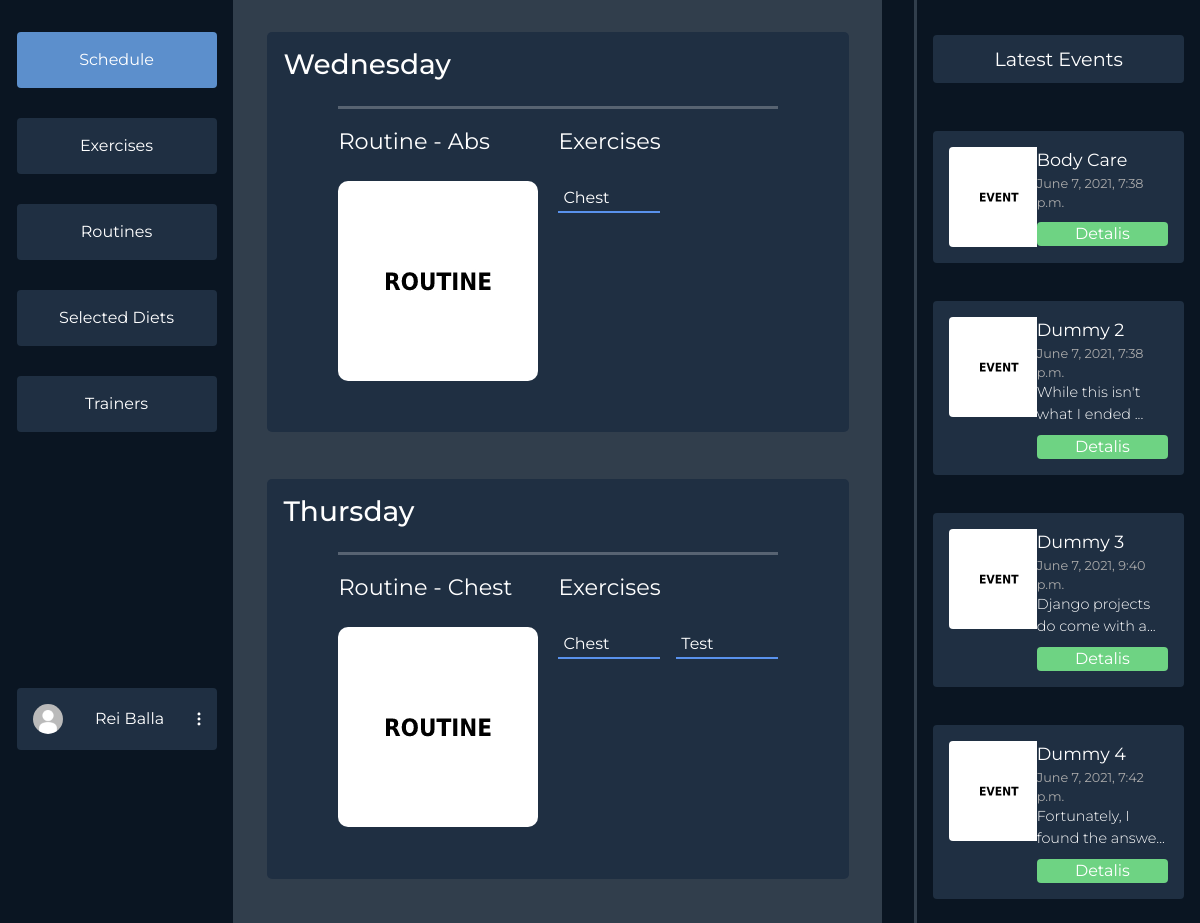
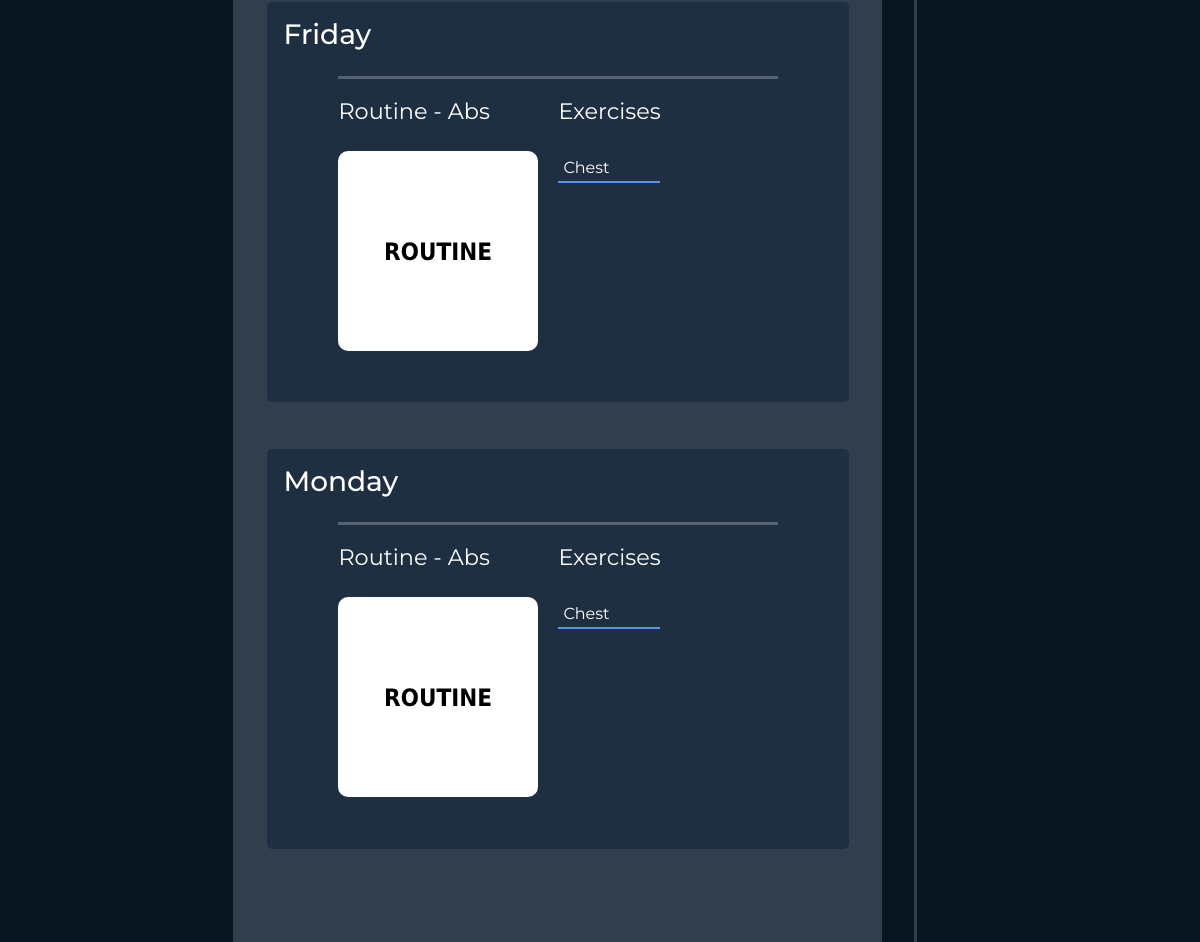
The page /dashboard/schedule/ (signed in) on the database its author committed (2 pictures, top to bottom).
### users/models.py (models this page shows, shortened)
class Profile(models.Model):
    user = models.OneToOneField(User, on_delete=models.CASCADE)
    profile_photo = models.ImageField(
        upload_to='media/profiles/', default='profiles/default.jpg')
    height = models.FloatField(default=170.0)
    weight = models.FloatField(default=60.0)
    weight_goal = models.FloatField(default=70.0)
    GENDER_CHOICES = (('F', 'Female'), ('M', 'Male'), ('O', 'Other'))
    gender = models.CharField(
        max_length=9, choices=GENDER_CHOICES, default=GENDER_CHOICES[0])
    FREQUENCY = (
        ('3x', '3 Times a Week'),
        ('4x', '4 Times a Week'),
        ('5x', '5 Times a Week'),
        ('6x', '6 Times a Week'),
    )
    week_frequency = models.CharField(
        max_length=20, choices=FREQUENCY, default=FREQUENCY[0])
    profile_complete = models.BooleanField(default=False)
    selected_diets = models.ManyToManyField(DietPlan, blank=True)
    age = models.IntegerField(null=True)

### dashboards/models.py (models this page shows, shortened)
class Routine(models.Model):
    owner = models.ForeignKey(User, on_delete=CASCADE,
                              related_name='%(class)s_username', null=True)
    title = models.CharField(max_length=60, blank=True)
    selected_by = models.ManyToManyField(User)
    desc = models.TextField(blank=True)
    thumbnail = models.ImageField(
        upload_to='routines/', default='routines/default.jpg')
    exercises = models.ManyToManyField(Exercise)
    days = models.CharField(max_length=60, blank=True)
    def __str__(self):
        return f"Routine - {self.title}"

class Exercise(models.Model):
    owner = models.ForeignKey(User, on_delete=CASCADE,
                              related_name='%(class)s_username', null=True)
    selected_by = models.ManyToManyField(User)
    title = models.CharField(max_length=60, blank=True)
    reps = models.IntegerField(default=3, blank=True)
    desc = models.TextField(blank=True)
    link = models.CharField(max_length=300, blank=True)

class Event(models.Model):
    title = models.CharField(max_length=60, blank=True)
    date = models.DateTimeField(default=datetime.now(), blank=True)
    desc = models.TextField(blank=True)
    thumbnail = models.ImageField(
        upload_to='events/', default='events/default.jpg')

### dashboards/user_views.py (the view)
# urls.py: path('schedule/', user_views.schedule, name='userdashboard-schedule'),
@login_required(login_url='login')
def schedule(request):
    events = Event.objects.all()[:4]
    WEEK_DAYS = ["Monday", "Tuesday", "Wednesday",
                 "Thursday", "Friday", "Saturday", "Sunday"]
    week_num = datetime.today().date().weekday()
    WEEK_DAYS = WEEK_DAYS[week_num:] + WEEK_DAYS[:week_num]
    DISPLAY_WEEK_DAYS = ['Today'] + WEEK_DAYS[1:]
    routines = list(Routine.objects.filter(
        selected_by__username=request.user.username))
    context = {'options': SCHEDULE_NAV,
               'events': events, 'routines': routines}
    day_dict = None
    compare = Routine()
    if routines:
        day_dict = {}
        for day in WEEK_DAYS:
            daily_routines = []
            for r in routines:
                if day in r.days:
                    daily_routines.append(r)
            day_dict[day] = daily_routines
    if day_dict:
        context['day_dict'] = zip(day_dict.items(), DISPLAY_WEEK_DAYS)
    return render(request, 'dashboards/user/schedule.html', context)

### dashboards/templates/dashboards/user/schedule.html
{% extends 'dashboards/user/dashboard.html' %}
{% load static %}
{% load util %}
{% block styles %}
<link rel="stylesheet" href="{% static 'css/dashboards/schedule.css' %}">
{% endblock styles %}
{% block middle %}
<div class="days">
    {% if day_dict %}
        {% for routines, day in day_dict %}
            {% if routines.1 %}
            <div class="day-card">
                <h3>{{day}}</h3>
                <div class="routines">
                    {% for routine in routines.1 %}
                    <div class="routine-container">
                        <hr id="line" />
                        <div class="routine">
                            <div class="routine-header">
                                <div class="routine-title">{{routine}}</div>
                                <div class="left"><img id="thumb" src="{{routine.thumbnail.url}}"></div>
                            </div>
                            <div class="routine-exercises">
                                <div class="routine-title">
                                    Exercises
                                </div>
                                <div class="exercise-grid">
                                    {% for exercise in routine.exercises.all %}
                                        <a href="" class="exlink">{{exercise.title}}</a>
                                    {% endfor %}
                                </div>
                            </div>
                        </div>
                    </div>
                    {% endfor %}
                </div>
            </div>
            {% endif %}
        {% endfor %}
    {% else %}
        <div class="h3 container w-50 m-auto">
        <span>Your schedule is empty!</span>
        <span>Add some routines to get started.</span>
        </div>
    {% endif %}
</div>
{% endblock middle %}

### dashboards/templates/dashboards/user/dashboard.html (shortened to what this page needs)
{% load static %}
<html>
  <head>
    <link href="https://cdn.jsdelivr.net/npm/bootstrap@5.0.1/dist/css/bootstrap.min.css" rel="stylesheet">
    <link rel="stylesheet" href="{% static 'css/dashboards/main.css' %}">
    <link rel="stylesheet" href="https://cdn.jsdelivr.net/npm/bootstrap-select@1.13.14/dist/css/bootstrap-select.min.css">
    {% block styles %}
    {% endblock styles %}
  </head>
  <body>
  {% block content %}
  {% if user.is_authenticated %}
  <div class="mycontainer">
    <div class="navigation">
      <div class="nav-col">
        <div class="options">
          {% for key, item in options.items %}
            {% if item.isActive %}
            <a class="option-active" href="/dashboard/{{item.url}}">{{ item.name }}</a>
            {% else %}
            <a class="option" href="/dashboard/{{item.url}}">{{ item.name }}</a>
            {% endif %}
          {% endfor %}
        </div>
        <div class="profile-wrapper">
          <div class="user-btn">
            <div class="profile-pic"><img src="{{ user.profile.profile_photo.url }}" alt=""></div>
            {% if user.first_name %}
            <span>{{user.get_full_name}}</span>
            {% else %}
            <span>{{user.username}}</span>
            {% endif %}
            <div class="three-dot"><img src="{% static 'svg/3dots.svg' %}" alt=""></div>
          </div>
        </div>
      </div>
      <div class="divider"></div>
    </div>
    <div class="middle">
    {% block middle %}
    {% endblock middle %}
    </div>
    <div class="events-section">
      <div class="divider"></div>
      <div class="events">
        <div class="latest">
          Latest Events
        </div>
        <div class="items overflow-auto">
        {% for item in events %}
          <div class="event-item">
            <div class="event-item-left">
              <div class="event-thumb"><img src="{{item.thumbnail.url}}"></div>
            </div>
            <div class="event-item-right">
              <div class="title">{{item.title}}</div>
              <div class="date">{{item.date}}</div>
              {% if item.desc|length > 30 %}
                <div class="desc">{{item.desc|slice:":30"}}...</div>
              {% else %}
                <div class="desc">{{item.desc}}</div>
              {% endif %}
              <div class="details">Detalis</div>
            </div>
          </div>
        {% endfor %}
        </div>
      </div>
    </div>
  </div>
  {% endif %}
  {% endblock content %}
  </body>
<html>

### static/css/dashboards/main.css (style rules this page uses)
* { margin: 0; font-family: "Montserrat", sans-serif; overflow: hidden; }
body { background-color: #0a1522; }
.mycontainer { display: flex; flex-direction: row; justify-content: space-between; }
.navigation { width: 20vw; }
.nav-col { display: flex; flex-direction: column; align-items: flex-end; margin: 1em; }
.options { margin-left: 7em; display: flex; flex-direction: column; justify-content: space-between; margin-top: 1em; height: 400px; }
.option { background-color: #1f2f42; color: #fff; padding: 1em; padding-right: 1em; padding-left: 1em; width: 200px; text-align: center; border-radius: 4px; }
a { text-decoration: none; }
.option-active { background-color: #5c8fcc; color: #fff; padding: 1em; padding-right: 1em; padding-left: 1em; width: 200px; text-align: center; border-radius: 4px; }
.user-btn { background-color: #1f2f42; color: #fff; padding: 1em; padding-right: 1em; padding-left: 1em; width: 200px; text-align: center; border-radius: 4px; margin-top: 16em; display: flex; flex-direction: row; align-items: center; justify-content: space-between; }
.profile-pic img { height: 30px; border-radius: 50%; width: auto; }
.navigation { display: flex; flex-direction: row; }
.divider { background-color: #313e4c; width: 4px; height: 100vh; margin: 0; padding: 0; z-index: 10; }
.middle { margin-right: 2em; width: 55vw; background-color: #313e4c; }
.events-section { margin-right: 1em; width: 23vw; display: flex; flex-direction: row; }
.event-thumb img { width: 100px; height: auto; border-radius: 4px; }
.latest { margin-top: 1em; background-color: #1f2f42; color: white; border-radius: 4px; padding: 0.5em 1em 0.5em 1em; text-align: center; font-size: 1.2em; }
.events { margin-top: 1em; margin-left: 1em; display: flex; flex-direction: column; color: white; width: 100%; }
.items { height: 200px; max-height: 800px; margin-top: 2em; display: flex; flex-direction: column; justify-content: space-between; height: 100%; }
.event-item { background-color: #1f2f42; border-radius: 4px; padding: 1em; display: flex; flex-direction: row; margin: 1em 0 1em 0; }
.event-item-left { width: 40%; }
.event-item-right { width: 60%; }
.event-item-right .title { font-size: 1.1em; }
.event-item-right .date { font-size: 0.8em; color: rgb(170, 170, 170); }
.event-item-right .desc { font-weight: 300; font-size: 0.9em; }
.event-item-right .details { margin-top: 10px; background-color: #6ed383; border-radius: 4px; text-align: center; }

### static/css/dashboards/schedule.css (style rules this page uses)
.days { margin-top: 2em; display: flex; flex-direction: column; overflow-y: auto; height: 95vh; color: white; justify-content: space-between; }
.day-card { width: 90%; align-self: center; min-height: 400px; max-height: 400px; margin-bottom: 2em; padding: 1em; background-color: #1f2f42; border-radius: 5px; }
#thumb { border-radius: 10px; width: 200px; height: auto; }
#line { height: 3px; }
.exercise-grid { display: grid; grid-template-columns: repeat(2, 1fr); gap: 1em; }
.exlink { height: 2em; background-color: none; padding: 5px; transition: ease-in 0.2s; border-bottom: 2px solid#5992ed; color: white; }
.routines { display: flex; flex-direction: column; overflow-y: auto; height: 300px; }
.routine-container { align-self: center; width: 80%; min-height: 300px; }
.routine { display: flex; flex-direction: row; align-content: center; justify-content: space-between; }
.routine-header { width: 50%; display: flex; flex-direction: column; align-content: flex-start; }
.routine-exercises { width: 50%; }
.routine-title { font-size: 1.4em; margin-bottom: 1em; }

### rows shown on the page
Routine: title "Routine - Abs", thumbnail (placeholder picture)
Exercise: title "Chest"
Routine: title "Routine - Chest", thumbnail (placeholder picture)
Exercise: title "Test"
Event: thumbnail (placeholder picture), title "Body Care", date "June 7, 2021, 7:38 p.m."
Event: thumbnail (placeholder picture), title "Dummy 2", date "June 7, 2021, 7:38 p.m.", desc "While this isn't what I ended"
Event: thumbnail (placeholder picture), title "Dummy 3", date "June 7, 2021, 9:40 p.m.", desc "Django projects do come with a"
Event: thumbnail (placeholder picture), title "Dummy 4", date "June 7, 2021, 7:42 p.m.", desc "Fortunately, I found the answe"

### other values the page prints
{{ item.name }} "Schedule"
{{ item.name }} "Exercises" "Routines" "Selected Diets" "Trainers"
{{ user.get_full_name }} "Rei Balla"
{{ day }} "Wednesday" "Thursday" "Friday" "Monday"
